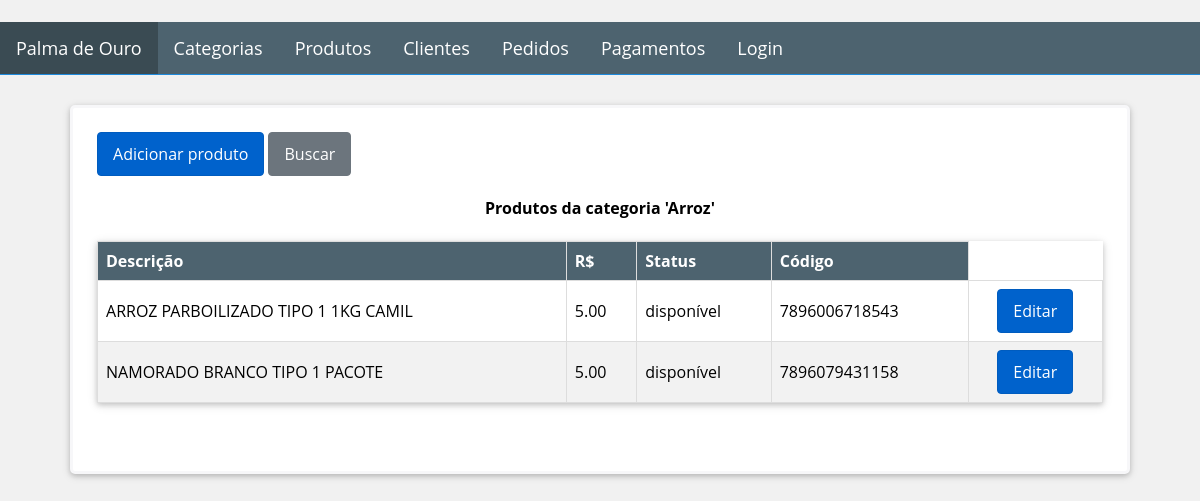
Page /category/1/product on the committed database.
### Golden_Leaf/models.py (models this page shows, shortened)
class Category(db.Model):
    __tablename__ = 'categories'
    id = db.Column(db.Integer, primary_key=True)
    title = db.Column(db.String(32), index=True, nullable=False)

class Product(db.Model):
    __tablename__ = 'products'
    id = db.Column(db.Integer, primary_key=True)
    description = db.Column(db.String(64))
    image_file = db.Column(db.String(32), default='default.jpg')
    unit_cost = db.Column(db.Numeric(6, 2), nullable=False)
    is_available = db.Column(db.Boolean, nullable=False)
    code = db.Column(db.String(13), unique=True, nullable=False)
    category_id = db.Column(db.Integer, ForeignKey(
        'categories.id'), nullable=False)
    category = relationship("Category", backref=backref(
        'products', order_by=description))
    __table_args__ = (CheckConstraint(
        unit_cost >= 0.00, name='unit_cost_positive'),)

### Golden_Leaf/views/category/routes.py (the view)
@blueprint_category.route('/category/<int:id>/product')
@register_breadcrumb(blueprint_category, '.id', '', dynamic_list_constructor=view_category_dlc)
def products_of(id):
    category = Category.query.get_or_404(id)
    page = request.args.get('page', 1, type=int)
    products = Product.query.filter_by(category=category).order_by(Product.description).paginate(page, per_page=10)
    return render_template('category/productsof.html', category=category, all_products=products)

### Golden_Leaf/templates/category/productsof.html (shortened to what this page needs)
{% extends "base.html" %}
{% block page_content %}
<div class="container">
    <div class="row">
        <div class="col col-xs-6 text-right">
            <a href="{{ url_for('blueprint_category.new_product',id=category.id) }}"
               class="btn btn-primary">
                Adicionar produto
            </a>
            <a href="{{ url_for('blueprint_product.search_product') }}"
               class="btn btn-default">
                Buscar
            </a>
        </div>
    </div>
    <div>
        <table>
            <caption><h4>Produtos da categoria '{{ category.title }}'</h4></caption>
            <thead>
                <tr>
                    <th>Descrição</th>
                    <th>R$</th>
                    <th>Status</th>
                    <th>Código</th>
                </tr>
            </thead>
            <tbody>
                {% for product in all_products.items %}
                <tr>
                    <td>{{ product.description }}</td>
                    <td>{{ product.unit_cost }}</td>
                    {% if product.is_available %}
                    <td>disponível</td>
                    {% else %}
                    <td>indisponível</td>
                    {% endif %}
                    <td>{{ product.code }}</td>
                    <td align="center">
                        <a href="{{ url_for('blueprint_product.update_product',id=product.id) }}"
                           class="btn btn-primary">
                             Editar
                        </a>
                    </td>
                </tr>
                {% endfor %}
            </tbody>
        </table>
    </div>
    <div class="panel-footer p-0">
        {% for page_number in all_products.iter_pages(left_edge=1,right_edge=1,left_current=1,right_current=2) %}
        {% if page_number %}
        {% if all_products.page == page_number %}
        <a class="btn btn-info mb-4"
           href="{{ url_for('blueprint_product.get_products',page=page_number) }}">{{ page_number }}</a>
        {% else %}
        <a class="btn btn-outline-info mb-4"
           href="{{ url_for('blueprint_product.get_products',page=page_number) }}">{{ page_number }}</a>
        {% endif %}
        {% else %}
        ...
        {% endif %}
        {% endfor %}
    </div>
</div>
{% endblock %}

### Golden_Leaf/static/css/styles.css (style rules this page uses)
.container, .form-container { border-radius: 5px; color: #000; background-color: #ffffff; border: solid #f7f7f9; box-shadow: 0 2px 5px 0 rgba(0, 0, 0, 0.16), 0 2px 10px 0 rgba(0, 0, 0, 0.12); }
* { box-sizing: border-box; }
html, body, h1, h2, h3, h4, h5 { font-family: "Open Sans", sans-serif; }
body { background-color: #f1f1f1; margin: 0; }
.container { padding: 1.5rem; border-width: .2rem; }
table { background-color: #ffffff; color: #000; width: 100%; border-collapse: collapse; box-shadow: 0 2px 5px 0 rgba(0, 0, 0, 0.16), 0 2px 10px 0 rgba(0, 0, 0, 0.12); }
th { text-align: left; border: 1px solid #ddd; background-color: #4d636f; color: white; padding: 8px; }
td { border: 1px solid #ddd; padding: 8px; }
table tr:nth-child(even) { background-color: #f2f2f2; }
.btn { display: inline-block; text-decoration: none; border: 1px solid transparent; padding: 10px 15px; color: #fff; border-radius: .25rem; }
.btn-primary { background-color: #0062cc; border-color: #005cbf; }
.btn-default { background-color: #6c757d; border-color: #6c757d; }
.row { display: flex; justify-content: space-between; }

### rows in the picture
Category: title "Arroz"
Product: description "ARROZ PARBOILIZADO TIPO 1 1KG CAMIL", unit_cost "5.00", is_available "disponível", code "7896006718543"
Product: description "NAMORADO BRANCO TIPO 1 PACOTE", unit_cost "5.00", is_available "disponível", code "7896079431158"
